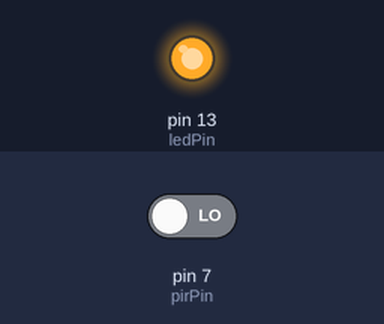
Simulated run of this sketch. Board: Arduino Uno, built with avr-gcc and run on an emulated ATmega328P. Shown: output pins drawn as LEDs (lit = HIGH). Inputs (shaded band) come from the test bench; at power-on: pin 7 (pirPin) LOW. What the sketch prints to the serial monitor is not drawn.

Above: at 0.1 s.
At 60.1 s:
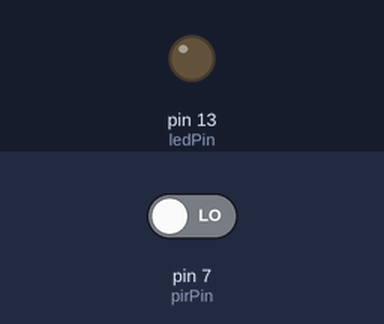
Timing chart, 0 to 61.6 s (numbered marks = the images above):
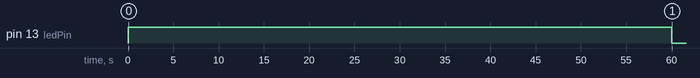

The sketch:

project.ino
```cpp
int ledPin = 13;
int pirPin = 7;

int pirValue;

void setup() {
  pinMode(ledPin, OUTPUT);
  pinMode(pirPin, INPUT);
  digitalWrite(ledPin, HIGH);
  Serial.begin(9600);
  delay(60000);
}

void loop() {
  pirValue = digitalRead(pirPin);
  digitalWrite(ledPin, pirValue);
  Serial.println(pirValue);
}
```

Measured:
- by itself, pin 13 (ledPin): HIGH → LOW at 60.0 s
